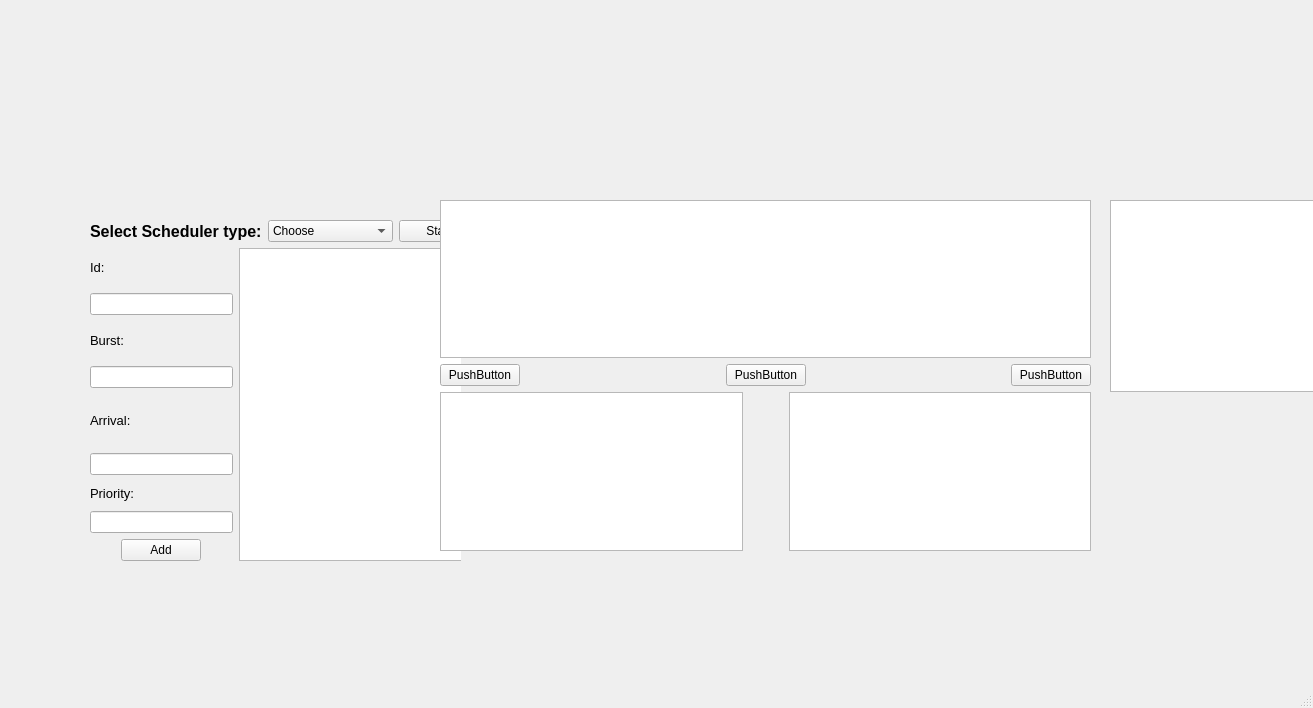
<?xml version="1.0" encoding="UTF-8"?>
<ui version="4.0">
 <class>MainWindow</class>
 <widget class="QMainWindow" name="MainWindow">
  <property name="geometry">
   <rect>
    <x>0</x>
    <y>0</y>
    <width>1313</width>
    <height>708</height>
   </rect>
  </property>
  <property name="sizePolicy">
   <sizepolicy hsizetype="Preferred" vsizetype="Minimum">
    <horstretch>0</horstretch>
    <verstretch>0</verstretch>
   </sizepolicy>
  </property>
  <property name="windowTitle">
   <string>MainWindow</string>
  </property>
  <widget class="QWidget" name="centralwidget">
   <widget class="QWidget" name="widget" native="true">
    <property name="geometry">
     <rect>
      <x>90</x>
      <y>200</y>
      <width>371</width>
      <height>371</height>
     </rect>
    </property>
    <widget class="QWidget" name="verticalLayoutWidget_2">
     <property name="geometry">
      <rect>
       <x>0</x>
       <y>20</y>
       <width>389</width>
       <height>341</height>
      </rect>
     </property>
     <layout class="QVBoxLayout" name="verticalLayout_2">
      <item>
       <layout class="QHBoxLayout" name="LayoutLeft">
        <item>
         <widget class="QLabel" name="label_6">
          <property name="font">
           <font>
            <pointsize>12</pointsize>
            <bold>true</bold>
           </font>
          </property>
          <property name="text">
           <string>Select Scheduler type:</string>
          </property>
         </widget>
        </item>
        <item>
         <widget class="QComboBox" name="algorithmsList">
          <property name="sizePolicy">
           <sizepolicy hsizetype="Expanding" vsizetype="Fixed">
            <horstretch>0</horstretch>
            <verstretch>0</verstretch>
           </sizepolicy>
          </property>
          <property name="minimumSize">
           <size>
            <width>82</width>
            <height>19</height>
           </size>
          </property>
          <item>
           <property name="text">
            <string>Choose</string>
           </property>
          </item>
          <item>
           <property name="text">
            <string>FCFS</string>
           </property>
          </item>
          <item>
           <property name="text">
            <string>SJF-(Non-preemptive)</string>
           </property>
          </item>
          <item>
           <property name="text">
            <string>SJF-(Preemptive)</string>
           </property>
          </item>
          <item>
           <property name="text">
            <string>Round Robin</string>
           </property>
          </item>
          <item>
           <property name="text">
            <string>Priority</string>
           </property>
          </item>
         </widget>
        </item>
        <item>
         <widget class="QPushButton" name="startBtn">
          <property name="text">
           <string>Start</string>
          </property>
         </widget>
        </item>
       </layout>
      </item>
      <item>
       <layout class="QHBoxLayout" name="horizontalLayout_7">
        <item>
         <layout class="QVBoxLayout" name="verticalLayout">
          <item>
           <layout class="QVBoxLayout" name="verticalLayout_4">
            <item>
             <layout class="QVBoxLayout" name="verticalLayout_7">
              <item>
               <widget class="QLabel" name="label_11">
                <property name="font">
                 <font>
                  <pointsize>10</pointsize>
                  <bold>false</bold>
                 </font>
                </property>
                <property name="text">
                 <string>Id:</string>
                </property>
               </widget>
              </item>
              <item>
               <widget class="QLineEdit" name="ID_lineEdit">
                <property name="sizePolicy">
                 <sizepolicy hsizetype="Expanding" vsizetype="Fixed">
                  <horstretch>0</horstretch>
                  <verstretch>0</verstretch>
                 </sizepolicy>
                </property>
               </widget>
              </item>
             </layout>
            </item>
            <item>
             <layout class="QVBoxLayout" name="verticalLayout_9">
              <item>
               <widget class="QLabel" name="label_13">
                <property name="font">
                 <font>
                  <pointsize>10</pointsize>
                  <bold>false</bold>
                 </font>
                </property>
                <property name="text">
                 <string>Burst:</string>
                </property>
               </widget>
              </item>
              <item>
               <widget class="QLineEdit" name="Burst_lineEdit">
                <property name="sizePolicy">
                 <sizepolicy hsizetype="Expanding" vsizetype="Fixed">
                  <horstretch>0</horstretch>
                  <verstretch>0</verstretch>
                 </sizepolicy>
                </property>
               </widget>
              </item>
             </layout>
            </item>
           </layout>
          </item>
          <item>
           <layout class="QVBoxLayout" name="verticalLayout_8">
            <item>
             <widget class="QLabel" name="label_12">
              <property name="font">
               <font>
                <pointsize>10</pointsize>
                <bold>false</bold>
               </font>
              </property>
              <property name="text">
               <string>Arrival:</string>
              </property>
             </widget>
            </item>
            <item>
             <widget class="QLineEdit" name="Arrival_lineEdit">
              <property name="sizePolicy">
               <sizepolicy hsizetype="Expanding" vsizetype="Fixed">
                <horstretch>0</horstretch>
                <verstretch>0</verstretch>
               </sizepolicy>
              </property>
             </widget>
            </item>
            <item>
             <layout class="QVBoxLayout" name="verticalLayout_6">
              <item>
               <widget class="QLabel" name="label_10">
                <property name="font">
                 <font>
                  <pointsize>10</pointsize>
                  <bold>false</bold>
                 </font>
                </property>
                <property name="text">
                 <string>Priority:</string>
                </property>
               </widget>
              </item>
              <item>
               <widget class="QLineEdit" name="Priority_lineEdit">
                <property name="sizePolicy">
                 <sizepolicy hsizetype="Expanding" vsizetype="Fixed">
                  <horstretch>0</horstretch>
                  <verstretch>0</verstretch>
                 </sizepolicy>
                </property>
               </widget>
              </item>
             </layout>
            </item>
           </layout>
          </item>
          <item>
           <layout class="QHBoxLayout" name="horizontalLayout_6">
            <item>
             <spacer name="horizontalSpacer_2">
              <property name="orientation">
               <enum>Qt::Orientation::Horizontal</enum>
              </property>
              <property name="sizeHint" stdset="0">
               <size>
                <width>40</width>
                <height>20</height>
               </size>
              </property>
             </spacer>
            </item>
            <item>
             <widget class="QPushButton" name="pushButton">
              <property name="sizePolicy">
               <sizepolicy hsizetype="Minimum" vsizetype="Maximum">
                <horstretch>0</horstretch>
                <verstretch>0</verstretch>
               </sizepolicy>
              </property>
              <property name="text">
               <string>Add</string>
              </property>
             </widget>
            </item>
            <item>
             <spacer name="horizontalSpacer_3">
              <property name="orientation">
               <enum>Qt::Orientation::Horizontal</enum>
              </property>
              <property name="sizeHint" stdset="0">
               <size>
                <width>40</width>
                <height>20</height>
               </size>
              </property>
             </spacer>
            </item>
           </layout>
          </item>
         </layout>
        </item>
        <item>
         <widget class="QTableView" name="initialProcesses"/>
        </item>
       </layout>
      </item>
     </layout>
    </widget>
   </widget>
   <widget class="QWidget" name="verticalLayoutWidget">
    <property name="geometry">
     <rect>
      <x>440</x>
      <y>200</y>
      <width>651</width>
      <height>351</height>
     </rect>
    </property>
    <layout class="QVBoxLayout" name="verticalLayout_3">
     <item>
      <widget class="QGraphicsView" name="graphicsView"/>
     </item>
     <item>
      <layout class="QHBoxLayout" name="horizontalLayout_2">
       <item>
        <widget class="QPushButton" name="pushButton_3">
         <property name="text">
          <string>PushButton</string>
         </property>
        </widget>
       </item>
       <item>
        <spacer name="horizontalSpacer_4">
         <property name="orientation">
          <enum>Qt::Orientation::Horizontal</enum>
         </property>
         <property name="sizeHint" stdset="0">
          <size>
           <width>40</width>
           <height>20</height>
          </size>
         </property>
        </spacer>
       </item>
       <item>
        <widget class="QPushButton" name="pushButton_4">
         <property name="text">
          <string>PushButton</string>
         </property>
        </widget>
       </item>
       <item>
        <spacer name="horizontalSpacer_5">
         <property name="orientation">
          <enum>Qt::Orientation::Horizontal</enum>
         </property>
         <property name="sizeHint" stdset="0">
          <size>
           <width>40</width>
           <height>20</height>
          </size>
         </property>
        </spacer>
       </item>
       <item>
        <widget class="QPushButton" name="pushButton_5">
         <property name="text">
          <string>PushButton</string>
         </property>
        </widget>
       </item>
      </layout>
     </item>
     <item>
      <layout class="QHBoxLayout" name="DynamicTablesLayout">
       <item>
        <widget class="QTableView" name="completedProcesses"/>
       </item>
       <item>
        <spacer name="horizontalSpacer">
         <property name="orientation">
          <enum>Qt::Orientation::Horizontal</enum>
         </property>
         <property name="sizeType">
          <enum>QSizePolicy::Policy::Minimum</enum>
         </property>
         <property name="sizeHint" stdset="0">
          <size>
           <width>40</width>
           <height>20</height>
          </size>
         </property>
        </spacer>
       </item>
       <item>
        <widget class="QTableView" name="incompletedProcesses"/>
       </item>
      </layout>
     </item>
    </layout>
   </widget>
   <widget class="QTableView" name="averageTable">
    <property name="geometry">
     <rect>
      <x>1110</x>
      <y>200</y>
      <width>500</width>
      <height>192</height>
     </rect>
    </property>
   </widget>
  </widget>
  <widget class="QMenuBar" name="menubar">
   <property name="geometry">
    <rect>
     <x>0</x>
     <y>0</y>
     <width>1313</width>
     <height>25</height>
    </rect>
   </property>
  </widget>
  <widget class="QStatusBar" name="statusbar"/>
 </widget>
 <resources/>
 <connections/>
</ui>
